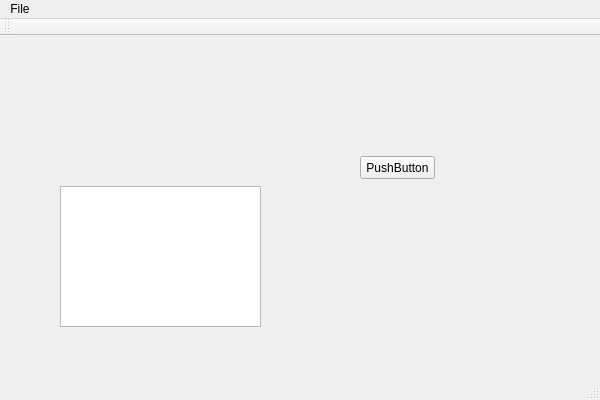
<?xml version="1.0" encoding="UTF-8"?>
<ui version="4.0">
 <class>G2Class</class>
 <widget class="QMainWindow" name="G2Class">
  <property name="geometry">
   <rect>
    <x>0</x>
    <y>0</y>
    <width>600</width>
    <height>400</height>
   </rect>
  </property>
  <property name="windowTitle">
   <string>G2</string>
  </property>
  <widget class="QWidget" name="centralWidget">
   <widget class="QPushButton" name="pushButton">
    <property name="geometry">
     <rect>
      <x>360</x>
      <y>120</y>
      <width>75</width>
      <height>23</height>
     </rect>
    </property>
    <property name="text">
     <string>PushButton</string>
    </property>
   </widget>
   <widget class="QTextEdit" name="textEdit">
    <property name="geometry">
     <rect>
      <x>60</x>
      <y>150</y>
      <width>201</width>
      <height>141</height>
     </rect>
    </property>
   </widget>
  </widget>
  <widget class="QMenuBar" name="menuBar">
   <property name="geometry">
    <rect>
     <x>0</x>
     <y>0</y>
     <width>600</width>
     <height>23</height>
    </rect>
   </property>
   <widget class="QMenu" name="menuFile">
    <property name="title">
     <string>File</string>
    </property>
    <addaction name="actionOpen"/>
   </widget>
   <addaction name="menuFile"/>
  </widget>
  <widget class="QToolBar" name="mainToolBar">
   <attribute name="toolBarArea">
    <enum>TopToolBarArea</enum>
   </attribute>
   <attribute name="toolBarBreak">
    <bool>false</bool>
   </attribute>
  </widget>
  <widget class="QStatusBar" name="statusBar"/>
  <action name="actionOpen">
   <property name="text">
    <string>Open</string>
   </property>
  </action>
 </widget>
 <layoutdefault spacing="6" margin="11"/>
 <resources>
  <include location="g2.qrc"/>
 </resources>
 <connections/>
</ui>
